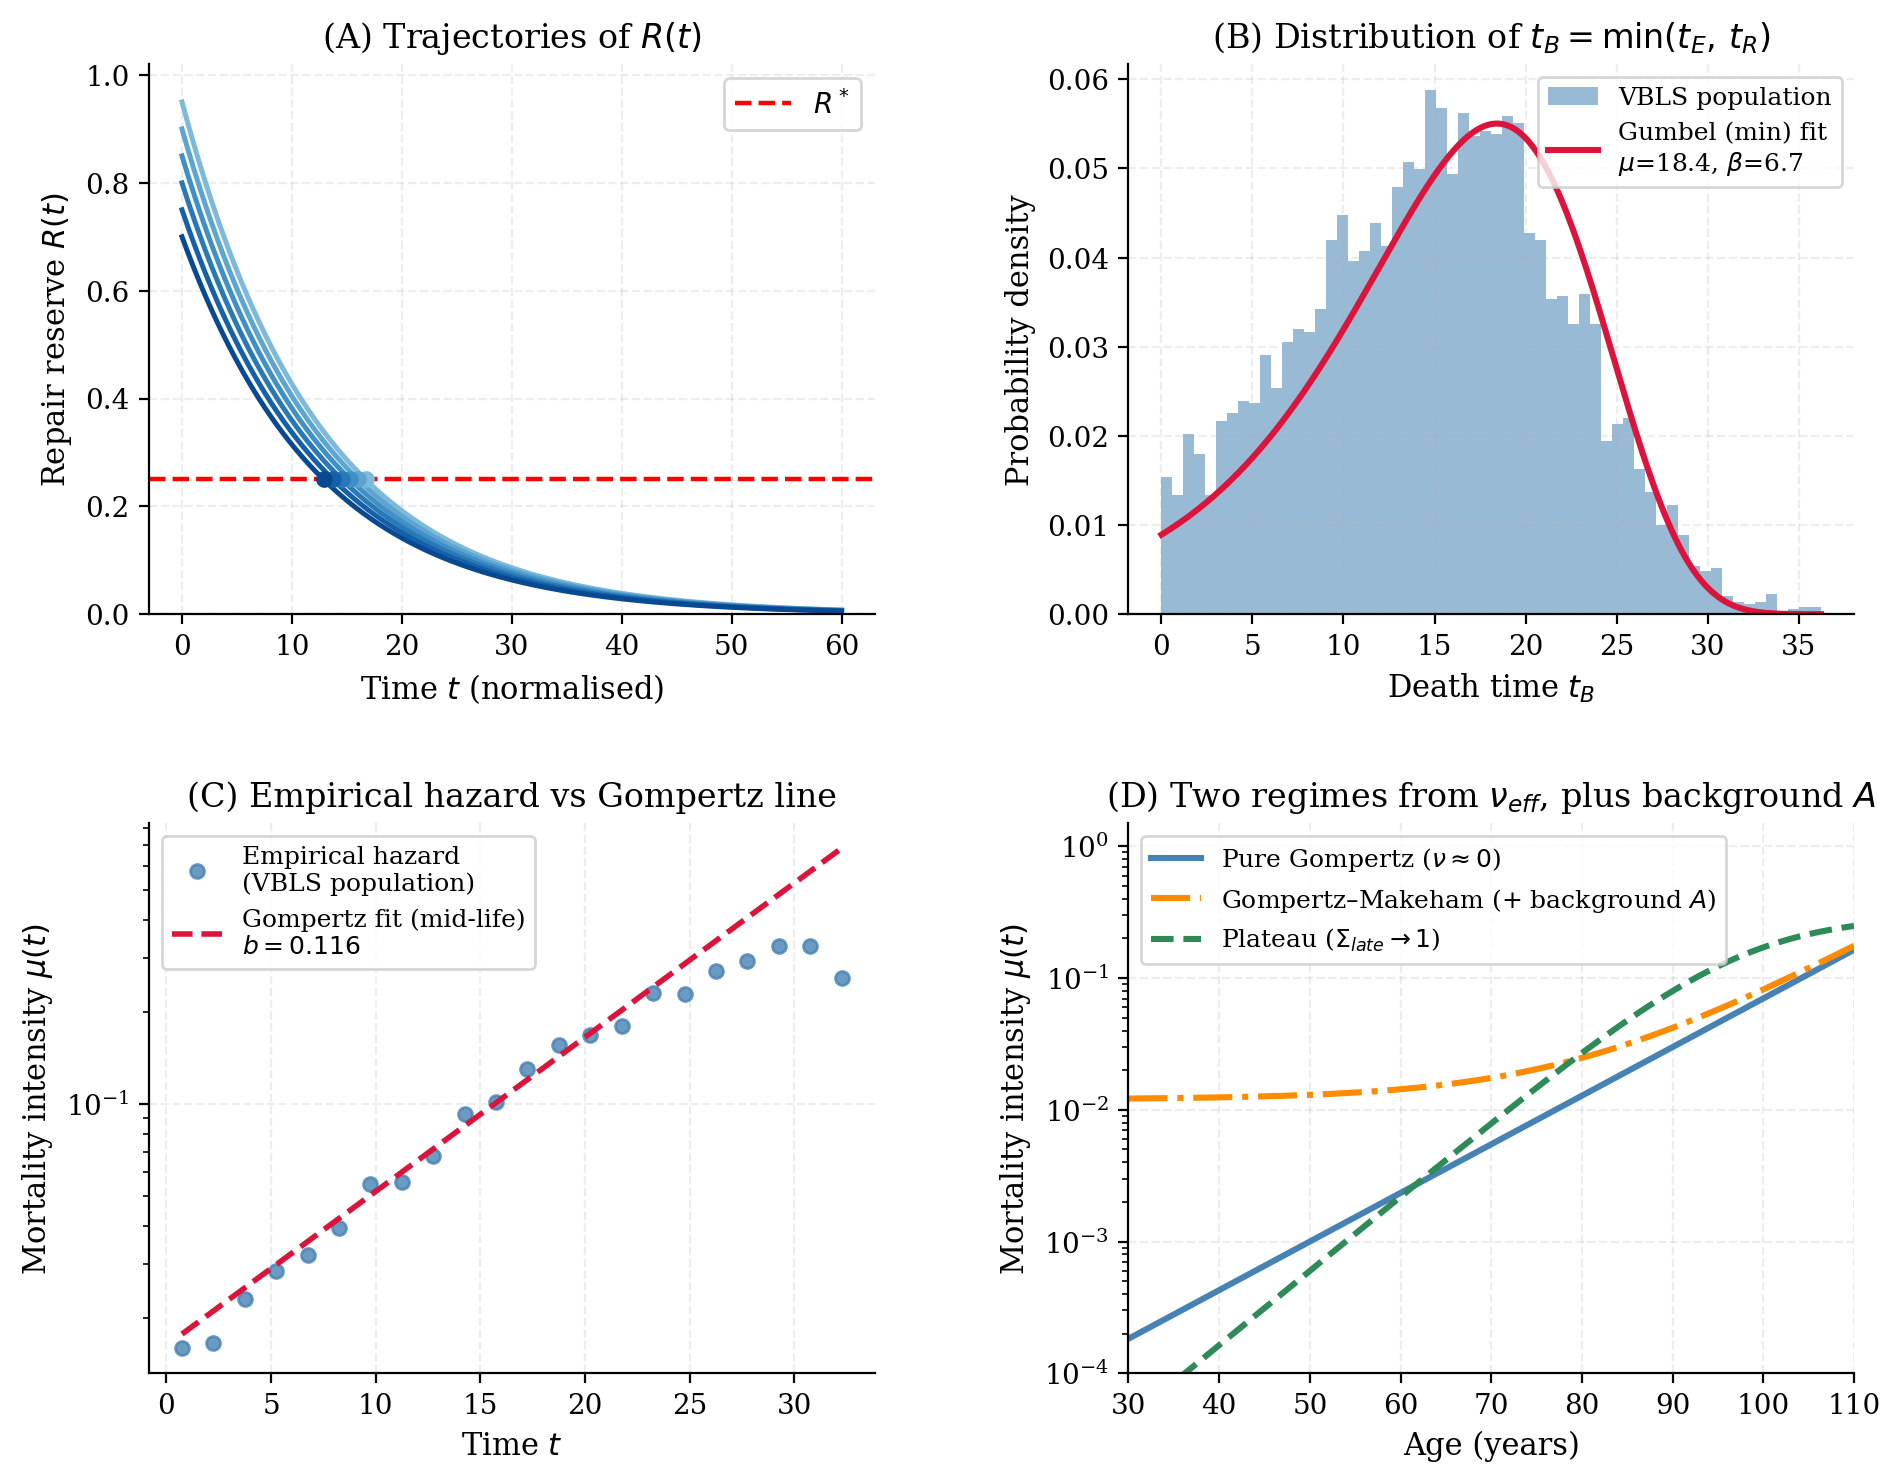

This figure's Python source:
# SPDX-FileCopyrightText: 2026 Vasiliy Avdeev <vaavdeev64@gmail.com>
# SPDX-License-Identifier: CC-BY-NC-ND-4.0
"""
=================================================================
  VBLS — Viability Boundaries of Living Systems
  Author:     Vasiliy Avdeev (independent researcher)
  Monograph:  VBLS_THEORY
=================================================================

  Copyright (c) 2026 Vasiliy Avdeev. Licensed under CC BY-NC-ND 4.0 -- see
  LICENSE in the repository root, or https://creativecommons.org/licenses/by-nc-nd/4.0/
  SPDX-License-Identifier: CC-BY-NC-ND-4.0

================================================================================
VBLS — Fig. 16.2: Asymptotic regime of VBLS compatible with the Gompertz law
================================================================================

PURPOSE
    Illustrate, by direct Monte-Carlo simulation, the claim of §16.2:
    a population generated by the VBLS death rule t_B = min(t_E, t_R) produces
    a mortality curve whose mid-life part is *compatible with* (not derived as
    an identity from) the Gompertz law mu(t) = a*e^{b t}.

WHAT IS A THEOREM-LEVEL CONSEQUENCE vs. AN ILLUSTRATIVE CHOICE  (read this first)
    The figure deliberately separates two things so that the reader can check
    there is no result-fitting:

    (1) STRUCTURAL FACTS that do NOT depend on the numerical constants below:
        * The death time of one organism is the minimum over many independent
          repair pathways (first-passage / weakest-link). By the
          Fisher–Tippett–Gnedenko theorem the law of such minima converges to
          the Gumbel (minimum / smallest-extreme-value, SEV) distribution.
          -> Panel B is Gumbel because we take minima, NOT because we injected
             a Gumbel and refitted it.
        * The hazard of the SEV/Gumbel-min law is, exactly and analytically,
          h(t) = (1/beta) exp((t-mu)/beta) = a*e^{b t}  with b = 1/beta.
          -> The Gompertz shape in Panels C–D is an algebraic property of that
             distribution, not a tuned outcome.

    (2) ILLUSTRATIVE CHOICES (the numeric constants) that fix only the *scale
        and readability* of the picture, never its qualitative shape:
        * time is DIMENSIONLESS / normalised — NOT calibrated to any species,
          NO target lifespan is imposed;
        * component count, means and spreads are picked so the histogram and
          the hazard land in a legible range. Changing them shifts/stretches
          the axes but leaves Panel B Gumbel and Panels C–D Gompertz.

NO-CHERRY-PICKING NOTES
    * A single fixed RNG seed (below) makes the figure fully reproducible;
      the qualitative result is seed-independent (try other seeds).
    * Panel C plots an EMPIRICAL hazard computed from the simulated sample by
      the standard actuarial life-table estimator — we never plot an analytic
      formula and call it "data". The Gompertz reference line is fitted ONLY to
      a mid-life window (stated explicitly), so the young-age and old-age
      DEVIATIONS remain visible rather than hidden by a global fit.
    * Panel D contains analytic *schematic* curves (clearly labelled) whose only
      purpose is to show the qualitative regimes: two of them (pure Gompertz and
      the plateau) are set by the single control parameter
      nu_eff = nu_0 + nu*Sigma_late, while the Makeham background A is not set
      by nu_eff and comes from a separate fast channel (§16.2.6).

Dependencies: numpy, scipy, matplotlib
Run:          python gompertz_comparison_4panels.py
Output:       gompertz_comparison_4panels.png in the working directory
              (the monograph uses a copy in picture/)
================================================================================
"""

import numpy as np
import matplotlib
matplotlib.use('Agg')
import matplotlib.pyplot as plt
from scipy.stats import gumbel_l   # gumbel_l = Gumbel for MINIMA (SEV);
                                   # its CDF 1-exp(-exp((x-mu)/beta)) is exactly
                                   # the survival/CDF written in §16.2.4 (3.71x).
                                   # NB: gumbel_r (maxima) would be the WRONG sign.

# ── Plot style (shared across all VBLS figure scripts; cosmetic only) ─────────
plt.rcParams.update({
    'font.family':       'DejaVu Serif',
    'font.size':         11,
    'axes.titlesize':    12,
    'axes.labelsize':    11,
    'xtick.labelsize':   10,
    'ytick.labelsize':   10,
    'axes.spines.top':   False,
    'axes.spines.right': False,
    'axes.grid':         True,
    'grid.alpha':        0.22,
    'grid.linestyle':    '--',
    'lines.linewidth':   2.0,
    'figure.dpi':        150,
})

# ── Global parameters ─────────────────────────────────────────────────────────
# Fixed seed => byte-for-byte reproducible figure. The conclusions (Gumbel in B,
# straight mid-life hazard in C) hold for any seed; only the finite-sample noise
# in the tails changes.
np.random.seed(42)

# Illustrative constants in NORMALISED time. None is calibrated to data.
nu_eff = 0.08    # late-phase effective decay rate of R(t), used only in Panel A
R_star = 0.25    # critical repair-reserve threshold R* (death when R<=R*)
t_max  = 60.0    # plot horizon for Panel A (dimensionless time units)
t      = np.linspace(0, t_max, 1000)

fig, axes = plt.subplots(2, 2, figsize=(11, 8.5))
fig.subplots_adjust(hspace=0.38, wspace=0.35)

# ══════════════════════════════════════════════════════════════════════════════
# Panel A — Where the spread of t_R comes from (deterministic R(t) trajectories)
# ══════════════════════════════════════════════════════════════════════════════
# In the late phase the VBLS equation for the repair reserve reduces to
#   dR/dt ≈ -(nu_0 + nu*Sigma_late) R  ≡  -nu_eff R    =>   R(t) = R0 * e^{-nu_eff t}
# (this is the model's own late-phase approximation, eq. 16.2.4 Step 3, not an
# ad-hoc choice). Six individuals with different initial reserves R0 are shown
# only to make visible that variability in R0 -> a spread of crossing times t_R
# (the dots on R = R*). That spread is exactly what becomes the t_R distribution
# fed into Panels B–C. The specific R0 list is illustrative.
R0_vals  = [0.95, 0.90, 0.85, 0.80, 0.75, 0.70]
colors_A = plt.cm.Blues(np.linspace(0.45, 0.90, len(R0_vals)))

ax = axes[0, 0]
for R0, col in zip(R0_vals, colors_A):
    R_t = R0 * np.exp(-nu_eff * t)
    ax.plot(t, R_t, color=col, lw=1.8)
    idx = np.where(R_t <= R_star)[0]            # first time R(t) drops to R*
    if len(idx):
        ax.plot(t[idx[0]], R_star, 'o', color=col, ms=5, zorder=5)

ax.axhline(R_star, color='red', linestyle='--', lw=1.6, label=r'$R^*$')
ax.set_xlabel('Time $t$ (normalised)')
ax.set_ylabel('Repair reserve $R(t)$')
ax.set_title(r'(A) Trajectories of $R(t)$')
ax.set_ylim(0, 1.02)
ax.legend(fontsize=10)

# ══════════════════════════════════════════════════════════════════════════════
# Panel B — Population law of t_B = min(t_E, t_R) is Gumbel (smallest extreme val)
# ══════════════════════════════════════════════════════════════════════════════
# MECHANISTIC GENERATION (no Gumbel is assumed; it EMERGES):
#   For each of n_pop individuals we draw n_comp independent repair-pathway
#   "exhaustion times" and take their MINIMUM (weakest link = first pathway to
#   fail, §16.2.4 Step 3a). Because we take a minimum over many i.i.d. variables,
#   the Fisher–Tippett–Gnedenko theorem guarantees convergence to the Gumbel
#   (minimum/SEV) law. We then FIT that same law to the generated sample — i.e.
#   we test the theorem, we do not impose its conclusion.
#
#   * component distribution = Normal(49, 15): a generic light-tailed law on the
#     real line (its left tail puts it in the SEV min-domain of attraction). The
#     numbers 49/15/n_comp=50 only set where the histogram sits on the t-axis;
#     they do NOT create the Gumbel shape — any light-tailed component law with
#     enough components gives the same shape.
#   * `indiv` = small per-individual offset: genetic/epigenetic between-subject
#     variability; widens the population law, does not change its family.
#   * t_E = Exponential(scale=140): the MINOR E-channel (rare early catastrophic
#     failure). R-channel dominates by construction (§16.2.4 Step 1), exactly as
#     the theory states; t_E only adds a small low-age background.
n_pop, n_comp = 6000, 50
indiv   = np.random.normal(0.0, 2.5, size=n_pop)            # between-individual spread
comp    = np.random.normal(49.0, 15.0, size=(n_pop, n_comp))
t_R_pop = comp.min(axis=1) + indiv                          # R-channel: first-pathway failure
t_E_pop = np.random.exponential(scale=140, size=n_pop)      # minor E-channel
t_B_pop = np.minimum(t_R_pop, t_E_pop)                      # death = first channel to fire
t_B_pop = t_B_pop[t_B_pop > 0]

# Fit the SEV/Gumbel-min law to the SIMULATED deaths (parameters are OUTPUTS of
# the fit, not inputs we chose).
loc_g, scale_g = gumbel_l.fit(t_B_pop)
t_fit = np.linspace(t_B_pop.min(), t_B_pop.max(), 400)

ax = axes[0, 1]
ax.hist(t_B_pop, bins=60, density=True, color='steelblue', alpha=0.55,
        label='VBLS population')
ax.plot(t_fit, gumbel_l.pdf(t_fit, loc_g, scale_g),
        color='crimson', lw=2.2,
        label=f'Gumbel (min) fit\n$\\mu$={loc_g:.1f}, $\\beta$={scale_g:.1f}')
ax.set_xlabel('Death time $t_B$')
ax.set_ylabel('Probability density')
ax.set_title(r'(B) Distribution of $t_B = \min(t_E,\,t_R)$')
ax.legend(fontsize=9)

# ══════════════════════════════════════════════════════════════════════════════
# Panel C — EMPIRICAL hazard of the simulated population vs a Gompertz line
# ══════════════════════════════════════════════════════════════════════════════
# We do NOT re-plot an analytic hazard. We estimate the hazard directly from the
# t_B sample of Panel B with the standard actuarial life-table estimator:
#     mu_hat(t_i) = (deaths in [t_i, t_i+dt]) / (number alive at t_i * dt).
# This closes the chain A -> B -> C using one and the same simulated cohort.
dt_bin   = 1.5
edges    = np.arange(0, t_B_pop.max() + dt_bin, dt_bin)
deaths,_ = np.histogram(t_B_pop, bins=edges)
centers  = 0.5 * (edges[:-1] + edges[1:])
n_total  = len(t_B_pop)
at_risk  = n_total - np.concatenate(([0], np.cumsum(deaths)[:-1]))  # survivors at t_i
with np.errstate(divide='ignore', invalid='ignore'):
    mu_hat = deaths / (at_risk * dt_bin)
# Drop bins with too few survivors (estimator unstable in the extreme tail).
mask     = (at_risk > 30) & (deaths > 0)
t_emp    = centers[mask]
mu_emp   = mu_hat[mask]

# HONEST REFERENCE LINE: the Gompertz line is fitted to the MID-LIFE window only
# (percentiles 25–85 of the deaths), deliberately leaving the tails un-fitted so
# their deviations are visible and auditable:
#   * young ages -> a near-constant floor (Makeham-like background from t_E);
#   * old ages   -> a downward bend (late-life mortality deceleration / plateau).
# Both deviations are PREDICTED by the model, not artefacts; a global fit would
# have masked them.  b is the OUTPUT slope, reported in the legend.
lo, hi   = np.percentile(t_B_pop, [25, 85])
fit_mask = (t_emp >= lo) & (t_emp <= hi)
b_emp, lna_emp = np.polyfit(t_emp[fit_mask], np.log(mu_emp[fit_mask]), 1)
t_line  = np.linspace(t_emp.min(), t_emp.max(), 200)
mu_line = np.exp(lna_emp) * np.exp(b_emp * t_line)

ax = axes[1, 0]
ax.semilogy(t_emp, mu_emp, 'o', color='steelblue', ms=5, alpha=0.8,
            label='Empirical hazard\n(VBLS population)')
ax.semilogy(t_line, mu_line, color='crimson', lw=2.0, linestyle='--',
            label=f'Gompertz fit (mid-life)\n$b={b_emp:.3f}$')
ax.set_xlabel('Time $t$')
ax.set_ylabel('Mortality intensity $\\mu(t)$')
ax.set_title('(C) Empirical hazard vs Gompertz line')
ax.legend(fontsize=9)

# ══════════════════════════════════════════════════════════════════════════════
# Panel D — Two regimes set by nu_eff, plus the Makeham background (schematic)
# ══════════════════════════════════════════════════════════════════════════════
# These curves are explicitly ANALYTIC and SCHEMATIC (no data, no fitting). Their
# sole purpose is to show that one control parameter, nu_eff = nu_0 + nu*Sigma_late
# (which sets the hazard slope b ∝ nu_eff, §16.2.4 Step 5), maps onto two textbook
# mortality regimes (§16.2.6) WITHOUT changing the model structure, while the
# additive Makeham background A is NOT set by nu_eff (a separate fast channel):
#   * pure Gompertz     : nu ~ 0  => nu_eff = nu_0 (low)  => gentle straight line
#   * Gompertz–Makeham  : same slope + age-independent background A (outside
#                          nu_eff) => low-age floor
#   * plateau           : Sigma_late -> 1 => nu_eff at its ceiling nu_0 + nu (high)
#                          => steepest early rise, then SATURATES (deceleration)
# The constants below are chosen only for visual separation of the three shapes.
t_d = np.linspace(30, 110, 400)

# Pure Gompertz and Gompertz–Makeham deliberately SHARE one nu_eff-driven slope;
# Makeham differs from pure Gompertz solely by the additive background A (=0.012),
# so the reader sees that "Makeham" is "Gompertz + constant", nothing more.
gomp = 1.0e-3 * np.exp(0.085 * (t_d - 50))
mu1  = gomp                       # pure Gompertz  (a*e^{b t})
mu2  = 0.012 + gomp               # Gompertz–Makeham  (A + a*e^{b t})

# Plateau: a steeper base (highest nu_eff) passed through a saturating map
#   mu = mu_cap * g / (mu_cap + g)  ->  follows g at small g, tends to mu_cap.
# This encodes the ceiling nu_eff <= nu_0 + nu: the hazard cannot grow without
# bound, producing the late-life plateau. mu_cap is an illustrative ceiling.
mu_cap = 0.30
g3     = 6.0e-4 * np.exp(0.130 * (t_d - 50))
mu3    = mu_cap * g3 / (mu_cap + g3)

ax = axes[1, 1]
ax.semilogy(t_d, mu1, color='steelblue', lw=2.2,
            label='Pure Gompertz ($\\nu\\approx0$)')
ax.semilogy(t_d, mu2, color='darkorange', lw=2.2, linestyle='-.',
            label='Gompertz–Makeham (+ background $A$)')
ax.semilogy(t_d, mu3, color='seagreen', lw=2.2, linestyle='--',
            label='Plateau ($\\Sigma_{late}\\to1$)')
ax.set_xlabel('Age (years)')
ax.set_ylabel('Mortality intensity $\\mu(t)$')
ax.set_title('(D) Two regimes from $\\nu_{eff}$, plus background $A$')
ax.legend(fontsize=9)
ax.set_xlim(30, 110)
ax.set_ylim(1e-4, 1.5)

# ── Save ──────────────────────────────────────────────────────────────────────
out = 'gompertz_comparison_4panels.png'
fig.savefig(out, dpi=200, bbox_inches='tight')
print(f'Saved: {out}')
